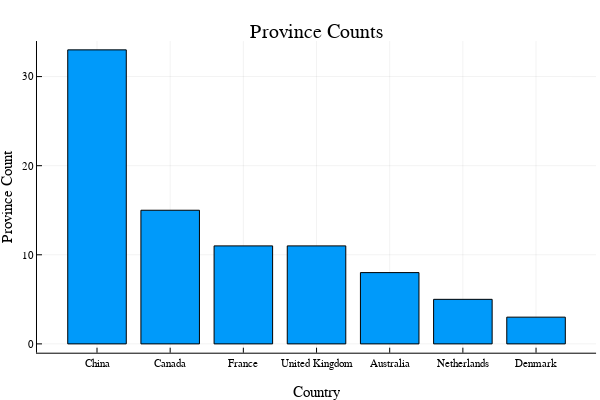

The notebook cell this image was saved under:
### Code cell
using Plots
using DataStructures
plotly()

@show cur_counter = counter(case_data.country)

@show cur_counter = filter(
  cur_tuple -> cur_tuple[2] > 1, cur_counter
)

@show cur_counter = OrderedDict(
  reverse(sort(collect(cur_counter), by=x->x[2]))
)

bar(cur_counter, label="", title="Province Counts", ylabel="Province Count", xlabel="Country")

### Figure 1 — Plotly figure (JSON) as saved in the notebook; plotly's stock layout.template omitted (floating-point values rounded to 4 significant figures)
{"data": [{"fill": "tozeroy", "fillcolor": "rgba(0, 154, 250, 1.000)", "hoverinfo": "none", "legendgroup": "", "line": {"color": "rgba(0, 0, 0, 1.000)", "dash": "solid", "width": 1}, "mode": "lines", "name": "", "showlegend": false, "type": "scatter", "x": [0.1, 0.1, 0.9, 0.9, 0.1, 0.1], "xaxis": "x1", "y": [33, 0, 0, 33, 33, 33], "yaxis": "y1"}, {"fill": "tozeroy", "fillcolor": "rgba(0, 154, 250, 1.000)", "hoverinfo": "none", "legendgroup": "", "line": {"color": "rgba(0, 0, 0, 1.000)", "dash": "solid", "width": 1}, "mode": "lines", "name": "", "showlegend": false, "type": "scatter", "x": [1.1, 1.1, 1.9, 1.9, 1.1, 1.1], "xaxis": "x1", "y": [15, 0, 0, 15, 15, 15], "yaxis": "y1"}, {"fill": "tozeroy", "fillcolor": "rgba(0, 154, 250, 1.000)", "hoverinfo": "none", "legendgroup": "", "line": {"color": "rgba(0, 0, 0, 1.000)", "dash": "solid", "width": 1}, "mode": "lines", "name": "", "showlegend": false, "type": "scatter", "x": [2.1, 2.1, 2.9, 2.9, 2.1, 2.1], "xaxis": "x1", "y": [11, 0, 0, 11, 11, 11], "yaxis": "y1"}, {"fill": "tozeroy", "fillcolor": "rgba(0, 154, 250, 1.000)", "hoverinfo": "none", "legendgroup": "", "line": {"color": "rgba(0, 0, 0, 1.000)", "dash": "solid", "width": 1}, "mode": "lines", "name": "", "showlegend": false, "type": "scatter", "x": [3.1, 3.1, 3.9, 3.9, 3.1, 3.1], "xaxis": "x1", "y": [11, 0, 0, 11, 11, 11], "yaxis": "y1"}, {"fill": "tozeroy", "fillcolor": "rgba(0, 154, 250, 1.000)", "hoverinfo": "none", "legendgroup": "", "line": {"color": "rgba(0, 0, 0, 1.000)", "dash": "solid", "width": 1}, "mode": "lines", "name": "", "showlegend": false, "type": "scatter", "x": [4.1, 4.1, 4.9, 4.9, 4.1, 4.1], "xaxis": "x1", "y": [8, 0, 0, 8, 8, 8], "yaxis": "y1"}, {"fill": "tozeroy", "fillcolor": "rgba(0, 154, 250, 1.000)", "hoverinfo": "none", "legendgroup": "", "line": {"color": "rgba(0, 0, 0, 1.000)", "dash": "solid", "width": 1}, "mode": "lines", "name": "", "showlegend": false, "type": "scatter", "x": [5.1, 5.1, 5.9, 5.9, 5.1, 5.1], "xaxis": "x1", "y": [5, 0, 0, 5, 5, 5], "yaxis": "y1"}, {"fill": "tozeroy", "fillcolor": "rgba(0, 154, 250, 1.000)", "hoverinfo": "none", "legendgroup": "", "line": {"color": "rgba(0, 0, 0, 1.000)", "dash": "solid", "width": 1}, "mode": "lines", "name": "", "showlegend": false, "type": "scatter", "x": [6.1, 6.1, 6.9, 6.9, 6.1, 6.1], "xaxis": "x1", "y": [3, 0, 0, 3, 3, 3], "yaxis": "y1"}], "layout": {"annotations": [{"font": {"color": "rgba(0, 0, 0, 1.000)", "family": "sans-serif", "size": 20}, "rotation": 0, "showarrow": false, "text": "Province Counts", "x": 0.5275, "xanchor": "center", "xref": "paper", "y": 1, "yanchor": "top", "yref": "paper"}], "height": 400, "legend": {"bgcolor": "rgba(255, 255, 255, 1.000)", "bordercolor": "rgba(0, 0, 0, 1.000)", "font": {"color": "rgba(0, 0, 0, 1.000)", "family": "sans-serif", "size": 11}, "tracegroupgap": 0, "x": 1, "y": 1}, "margin": {"b": 20, "l": 0, "r": 0, "t": 20}, "paper_bgcolor": "rgba(255, 255, 255, 1.000)", "plot_bgcolor": "rgba(255, 255, 255, 1.000)", "showlegend": true, "width": 600, "xaxis": {"anchor": "y1", "domain": [0.06165, 0.9934], "gridcolor": "rgba(0, 0, 0, 0.100)", "gridwidth": 0.5, "linecolor": "rgba(0, 0, 0, 1.000)", "mirror": false, "range": [-0.3202, 7.32], "showgrid": true, "showline": true, "showticklabels": true, "tickangle": 0, "tickcolor": "rgb(0, 0, 0)", "tickfont": {"color": "rgba(0, 0, 0, 1.000)", "family": "sans-serif", "size": 11}, "tickmode": "array", "ticks": "inside", "ticktext": ["China", "Canada", "France", "United Kingdom", "Australia", "Netherlands", "Denmark"], "tickvals": [0.5, 1.5, 2.5, 3.5, 4.5, 5.5, 6.5], "title": "Country", "titlefont": {"color": "rgba(0, 0, 0, 1.000)", "family": "sans-serif", "size": 15}, "type": "-", "visible": true, "zeroline": false, "zerolinecolor": "rgba(0, 0, 0, 1.000)"}, "yaxis": {"anchor": "x1", "domain": [0.07581, 0.9415], "gridcolor": "rgba(0, 0, 0, 0.100)", "gridwidth": 0.5, "linecolor": "rgba(0, 0, 0, 1.000)", "mirror": false, "range": [-0.99, 33.99], "showgrid": true, "showline": true, "showticklabels": true, "tickangle": 0, "tickcolor": "rgb(0, 0, 0)", "tickfont": {"color": "rgba(0, 0, 0, 1.000)", "family": "sans-serif", "size": 11}, "tickmode": "array", "ticks": "inside", "ticktext": ["0", "10", "20", "30"], "tickvals": [0, 10, 20, 30], "title": "Province Count", "titlefont": {"color": "rgba(0, 0, 0, 1.000)", "family": "sans-serif", "size": 15}, "type": "-", "visible": true, "zeroline": false, "zerolinecolor": "rgba(0, 0, 0, 1.000)"}}}
